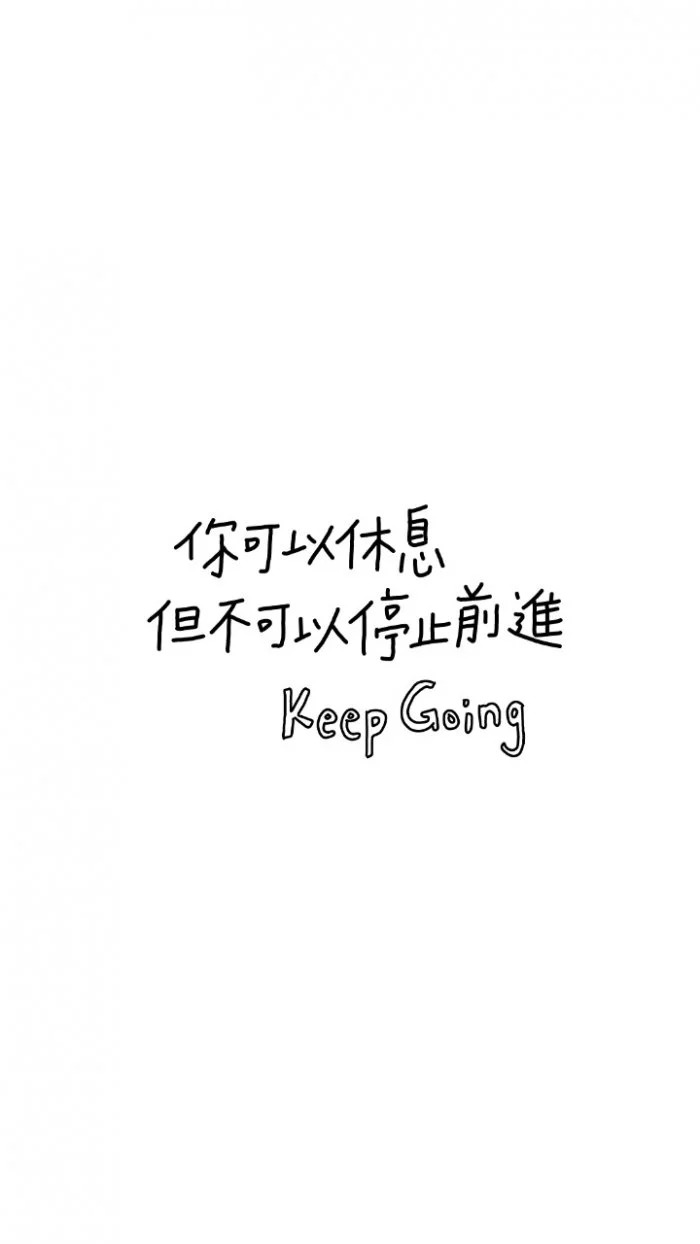
#> input picture day24 wallpaper/actgo-l3mtz.jpg, 700 x 1244 px
$ python 'import cv2.py'
#> lines starting #> are read from the running program, lines starting #| are printed output that depends on the picture
import cv2
import numpy as np

img = cv2.imread('actgo-l3mtz.jpg')
#> img is the input picture: shape (1244, 700, 3); min 0, max 255, mean 251.4
#img = cv2.resize(img,(0,0),fx=0.5,fy=0.5)
img_copy = img.copy()

for i in range(img.shape[0]):
    for j in range(img.shape[1]):
        img[i,j,:] = 255 - img_copy[i,j,:]
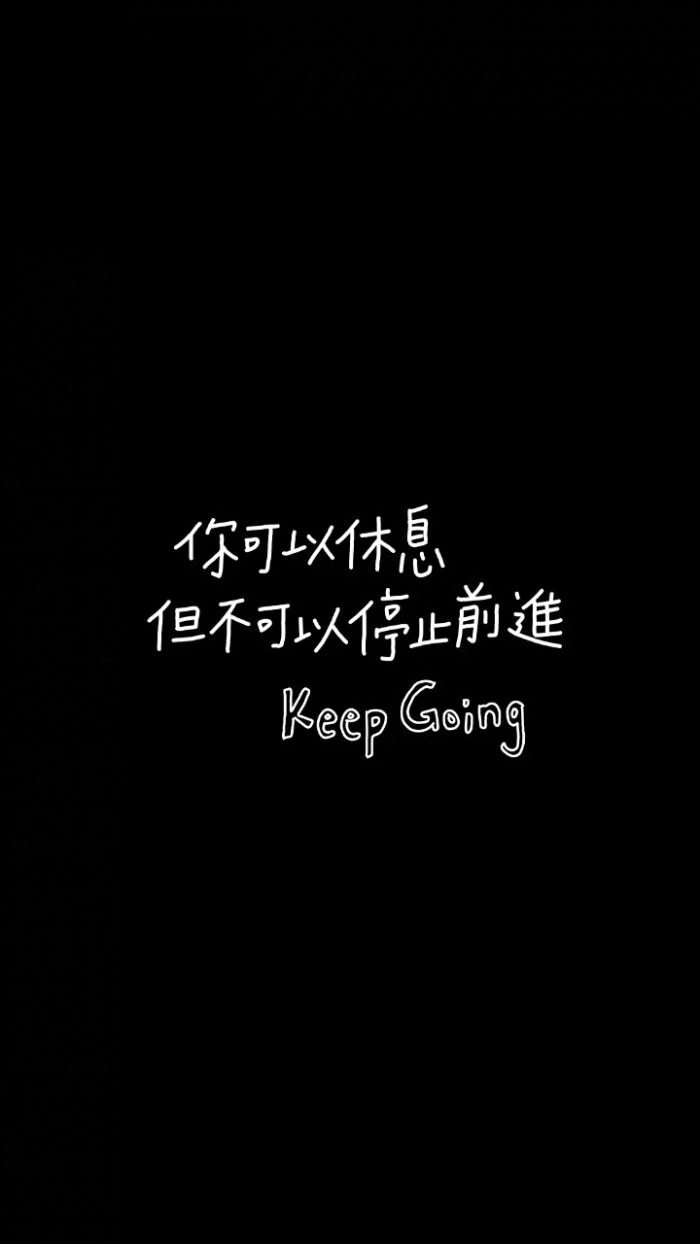
#> img: shape (1244, 700, 3); min 0, max 255, mean 3.6

cv2.imshow('img',img_copy)
cv2.imshow('result',img)
cv2.imwrite('0626.jpg',img)
cv2.waitKey(0)
